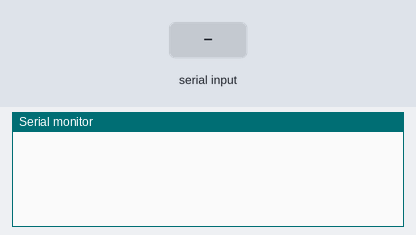
A sketch run on a simulated Arduino Uno, built with avr-gcc and run on an emulated ATmega328P. Shown: the last lines printed to the serial monitor. The test bench sets the inputs (shaded band).

Above: at 1.2 s.
1.3 s: "90,45\n" received over Serial
At 2.2 s:
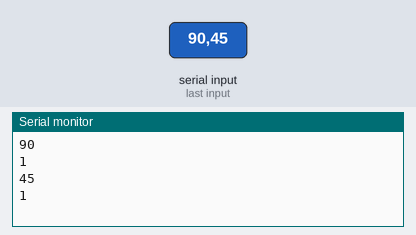
2.8 s: "30,150\n" received over Serial
At 3.4 s:
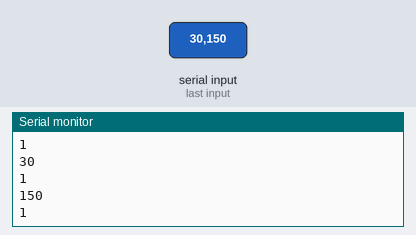
Timing chart, 0 to 5.8 s (numbered marks = the images above; inputs shaded):
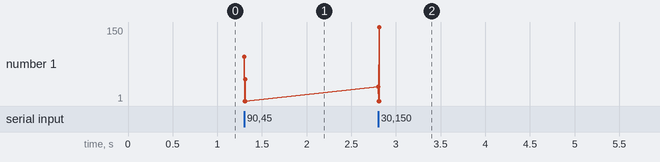

The sketch:

SerialAddressPassing.ino
```cpp
/* sketch to pass the address when two modules are patched together*/
#define ADDRESS 1
int rx = 0;
int tx = 1;
int numModules = 2;
int addresses[5]; //where 2=numModules
String Addresses;
byte bytearray[64];
void setup() {
  Serial.begin(9600);
  pinMode(rx,INPUT);
  pinMode(tx,OUTPUT);
}

void loop() {
  int incoming = Serial.available()/sizeof(int);
  //while (incoming>0){ //only happens if module has something to recieve
  if (incoming>0){
    for (int i=0;i<incoming;i=i+1){
      addresses[i] = Serial.parseInt();
      Serial.println(addresses[i]);
      //Serial.println(ADDRESS);
    }
    Serial.println(ADDRESS);
    Serial.readBytes(bytearray,Serial.available());
   // Serial.println(incoming);
   // delay(1000);
   // incoming = 0;
 //   incoming = Serial.available(); //make sure something is still patched in
  }
}
```

Measured:
- after the input at 1.3 s, the serial monitor: prints a new line at once (image 1)
- after the input at 2.8 s, the serial monitor: prints a new line at once (image 2)
